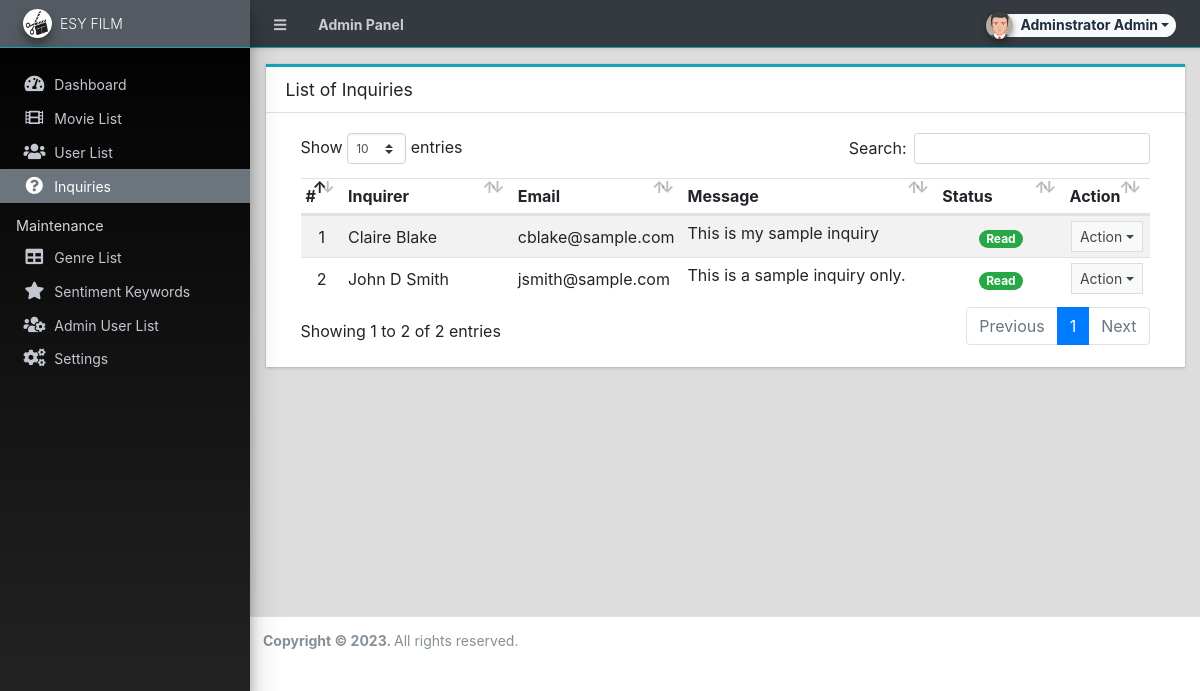
The page /admin/?page=inquiries (signed in) on the database its author committed.
### tables this page shows
CREATE TABLE `message_list` (
  `id` int(30) NOT NULL,
  `fullname` text NOT NULL,
  `contact` text NOT NULL,
  `email` text NOT NULL,
  `message` text NOT NULL,
  `status` tinyint(1) NOT NULL DEFAULT 0,
  `date_created` datetime NOT NULL DEFAULT current_timestamp()
);

### admin/inquiries/index.php (the view, shortened to what this page needs)
<div class="card card-outline card-info rounded-0">
	<div class="card-header">
		<h3 class="card-title">List of Inquiries</h3>
	</div>
	<div class="card-body">
		<div class="container-fluid">
        <div class="container-fluid">
			<table class="table table-hover table-striped">
				<colgroup>
					<col width="5%">
					<col width="20%">
					<col width="20%">
					<col width="30%">
					<col width="15%">
					<col width="10%">
				</colgroup>
				<thead>
					<tr>
						<th>#</th>
						<th>Inquirer</th>
						<th>Email</th>
						<th>Message</th>
						<th>Status</th>
						<th>Action</th>
					</tr>
				</thead>
				<tbody>
					<?php
						$i = 1;
						$qry = $conn->query("SELECT * from `message_list`  order by status asc, unix_timestamp(date_created) desc ");
						while($row = $qry->fetch_assoc()):
					?>
						<tr>
							<td class="text-center"><?php echo $i++; ?></td>
							<td><?php echo ucwords($row['fullname']) ?></td>
							<td><?php echo ($row['email']) ?></td>
							<td class="truncate-1"><?php echo ($row['message']) ?></td>
							<td class="text-center">
								<?php if($row['status'] == 1): ?>
									<span class="badge badge-pill badge-success">Read</span>
								<?php else: ?>
								<span class="badge badge-pill badge-primary">Unread</span>
								<?php endif; ?>
							</td>
							<td align="center">
								 <button type="button" class="btn btn-flat btn-default btn-sm dropdown-toggle dropdown-icon" data-toggle="dropdown">
				                  		Action
				                  </button>
							</td>
						</tr>
					<?php endwhile; ?>
				</tbody>
			</table>
		</div>
		</div>
	</div>
</div>

### rows shown on the page
message_list: fullname "Claire Blake", email "cblake@sample.com", message "This is my sample inquiry", status "Read"
message_list: fullname "John D Smith", email "jsmith@sample.com", message "This is a sample inquiry only.", status "Read"

### other values the page prints
$_settings->userdata('firstname').' '.$_settings->userdata('lastname') "Adminstrator Admin"
